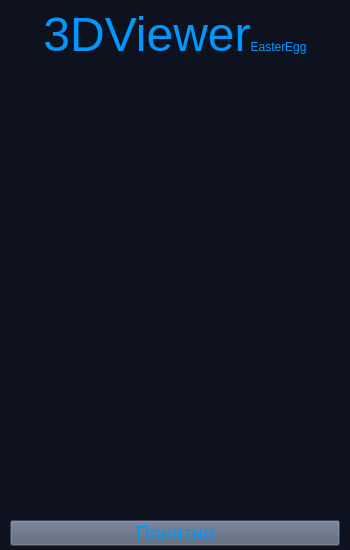
<?xml version="1.0" encoding="UTF-8"?>
<ui version="4.0">
 <class>EasterEggs</class>
 <widget class="QWidget" name="EasterEggs">
  <property name="geometry">
   <rect>
    <x>0</x>
    <y>0</y>
    <width>350</width>
    <height>550</height>
   </rect>
  </property>
  <property name="minimumSize">
   <size>
    <width>350</width>
    <height>550</height>
   </size>
  </property>
  <property name="maximumSize">
   <size>
    <width>350</width>
    <height>550</height>
   </size>
  </property>
  <property name="windowTitle">
   <string>Form</string>
  </property>
  <property name="styleSheet">
   <string notr="true">background-color: rgb(14,18,31);</string>
  </property>
  <widget class="QPushButton" name="pushButton_return">
   <property name="geometry">
    <rect>
     <x>10</x>
     <y>520</y>
     <width>330</width>
     <height>26</height>
    </rect>
   </property>
   <property name="styleSheet">
    <string notr="true">background-color: rgb(83, 95, 117);
color: rgb(0, 150, 255);
font-size: 20px;</string>
   </property>
   <property name="text">
    <string>Понятно</string>
   </property>
  </widget>
  <widget class="QLabel" name="label_bratva">
   <property name="geometry">
    <rect>
     <x>0</x>
     <y>70</y>
     <width>350</width>
     <height>450</height>
    </rect>
   </property>
   <property name="minimumSize">
    <size>
     <width>350</width>
     <height>450</height>
    </size>
   </property>
   <property name="text">
    <string/>
   </property>
   <property name="pixmap">
    <pixmap>../src/images/EasterEgg.jpg</pixmap>
   </property>
  </widget>
  <widget class="QLabel" name="label_const">
   <property name="geometry">
    <rect>
     <x>0</x>
     <y>0</y>
     <width>350</width>
     <height>70</height>
    </rect>
   </property>
   <property name="styleSheet">
    <string notr="true">color: rgb(0, 150, 255);</string>
   </property>
   <property name="text">
    <string>&lt;html&gt;&lt;head/&gt;&lt;body&gt;&lt;p&gt;&lt;span style=&quot; font-size:36pt;&quot;&gt;3DViewer&lt;/span&gt;&lt;span style=&quot; font-size:9pt;&quot;&gt;EasterEgg&lt;/span&gt;&lt;/p&gt;&lt;/body&gt;&lt;/html&gt;</string>
   </property>
   <property name="alignment">
    <set>Qt::AlignCenter</set>
   </property>
  </widget>
 </widget>
 <resources/>
 <connections/>
</ui>
